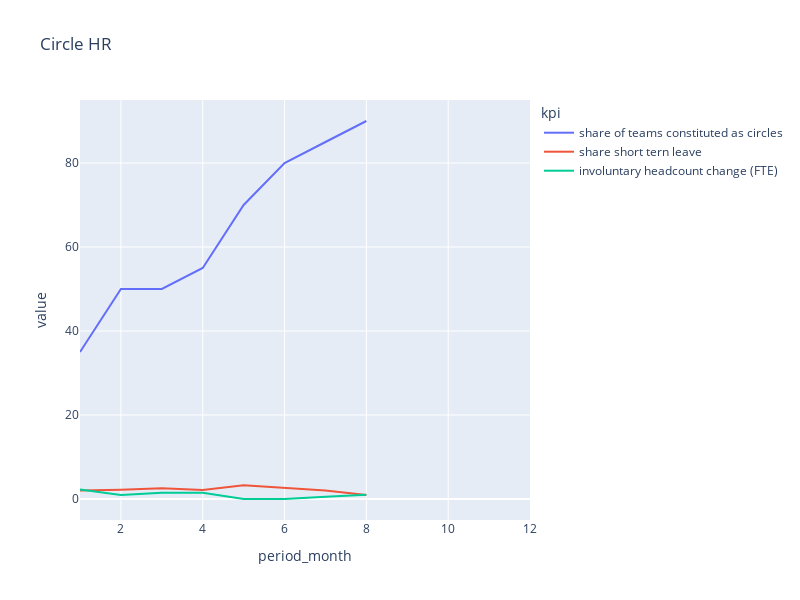
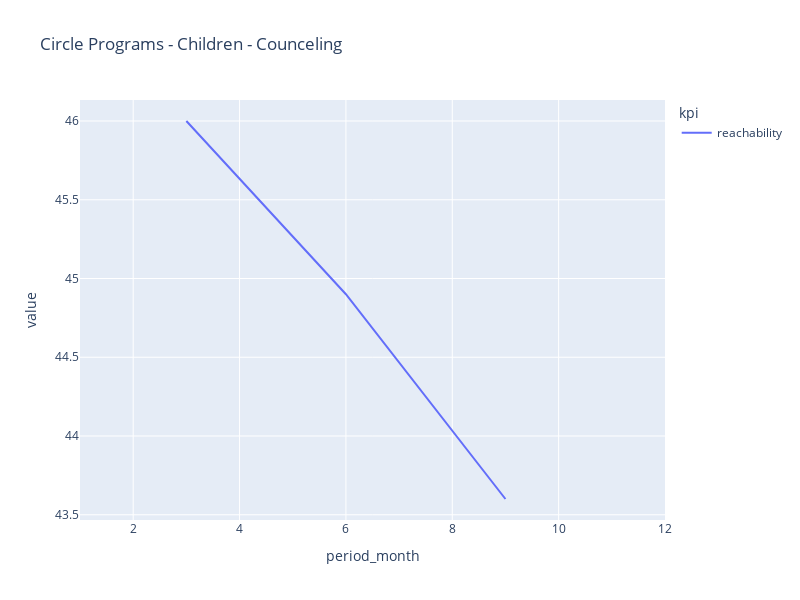
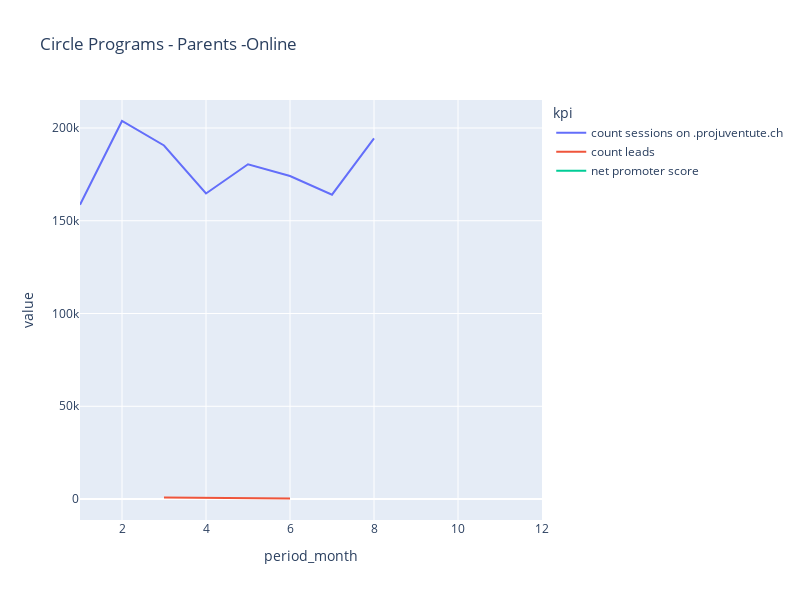
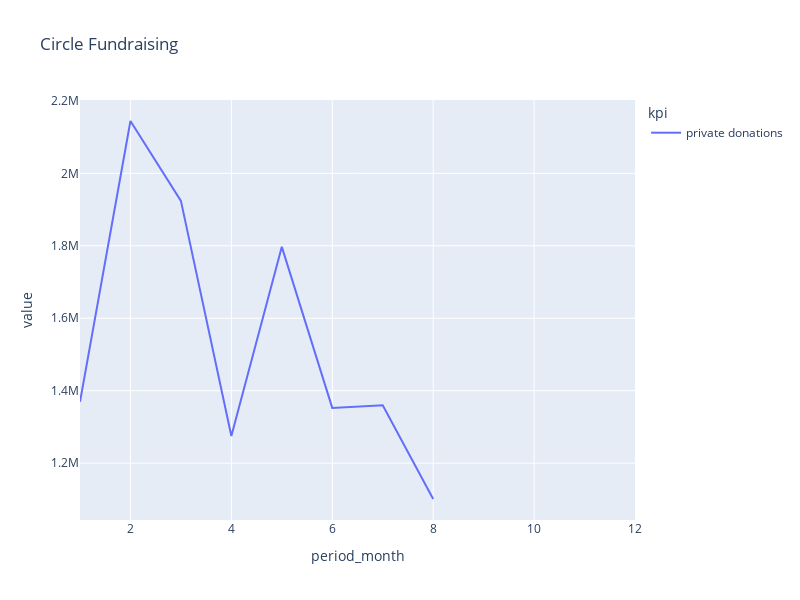

These figures' notebook cell, in order:
### Code cell
# @title
fig = make_subplots(rows=2,cols=3, shared_xaxes=True)
for c in circles:
  temp_df = df[(df.circle==c)]
  fig = px.line(temp_df, x="period_month", y="value",
                color='kpi',title='Circle '+c)

  fig.update_xaxes(range=[1,12])
  fig.update_layout(width=800, height=600)
  fig.show()

### Figure 1 — Plotly figure (JSON) as saved in the notebook; plotly's stock layout.template omitted (floating-point values rounded to 4 significant figures)
{"data": [{"hovertemplate": "kpi=share of teams constituted as circles<br>period_month=%{x}<br>value=%{y}<extra></extra>", "legendgroup": "share of teams constituted as circles", "line": {"color": "#636efa", "dash": "solid"}, "marker": {"symbol": "circle"}, "mode": "lines", "name": "share of teams constituted as circles", "orientation": "v", "showlegend": true, "type": "scatter", "x": [1, 2, 3, 4, 5, 6, 7, 8], "xaxis": "x", "y": [35, 50, 50, 55, 70, 80, 85, 90], "yaxis": "y"}, {"hovertemplate": "kpi=share short tern leave<br>period_month=%{x}<br>value=%{y}<extra></extra>", "legendgroup": "share short tern leave", "line": {"color": "#EF553B", "dash": "solid"}, "marker": {"symbol": "circle"}, "mode": "lines", "name": "share short tern leave", "orientation": "v", "showlegend": true, "type": "scatter", "x": [1, 2, 3, 4, 5, 6, 7, 8], "xaxis": "x", "y": [2.04, 2.2, 2.54, 2.17, 3.3, 2.58, 2.04, 0.93], "yaxis": "y"}, {"hovertemplate": "kpi=involuntary headcount change (FTE)<br>period_month=%{x}<br>value=%{y}<extra></extra>", "legendgroup": "involuntary headcount change (FTE)", "line": {"color": "#00cc96", "dash": "solid"}, "marker": {"symbol": "circle"}, "mode": "lines", "name": "involuntary headcount change (FTE)", "orientation": "v", "showlegend": true, "type": "scatter", "x": [1, 2, 3, 4, 5, 6, 7, 8], "xaxis": "x", "y": [2.26, 0.98, 1.47, 1.46, 0, 0, 0.51, 1.01], "yaxis": "y"}], "layout": {"height": 600, "legend": {"title": {"text": "kpi"}, "tracegroupgap": 0}, "title": {"text": "Circle HR"}, "width": 800, "xaxis": {"anchor": "y", "domain": [0, 1], "range": [1, 12], "title": {"text": "period_month"}}, "yaxis": {"anchor": "x", "domain": [0, 1], "title": {"text": "value"}}}}

### Figure 2 — Plotly figure (JSON) as saved in the notebook; plotly's stock layout.template omitted (floating-point values rounded to 4 significant figures)
{"data": [{"hovertemplate": "kpi=reachability<br>period_month=%{x}<br>value=%{y}<extra></extra>", "legendgroup": "reachability", "line": {"color": "#636efa", "dash": "solid"}, "marker": {"symbol": "circle"}, "mode": "lines", "name": "reachability", "orientation": "v", "showlegend": true, "type": "scatter", "x": [3, 6, 9], "xaxis": "x", "y": [46, 44.9, 43.6], "yaxis": "y"}], "layout": {"height": 600, "legend": {"title": {"text": "kpi"}, "tracegroupgap": 0}, "title": {"text": "Circle Programs - Children - Counceling"}, "width": 800, "xaxis": {"anchor": "y", "domain": [0, 1], "range": [1, 12], "title": {"text": "period_month"}}, "yaxis": {"anchor": "x", "domain": [0, 1], "title": {"text": "value"}}}}

### Figure 3 — Plotly figure (JSON) as saved in the notebook; plotly's stock layout.template omitted (floating-point values rounded to 4 significant figures)
{"data": [{"hovertemplate": "kpi=count sessions on .projuventute.ch<br>period_month=%{x}<br>value=%{y}<extra></extra>", "legendgroup": "count sessions on .projuventute.ch", "line": {"color": "#636efa", "dash": "solid"}, "marker": {"symbol": "circle"}, "mode": "lines", "name": "count sessions on .projuventute.ch", "orientation": "v", "showlegend": true, "type": "scatter", "x": [1, 2, 3, 4, 5, 6, 7, 8], "xaxis": "x", "y": [158611, 203755, 190560, 164663, 180421, 174107, 164059, 194407], "yaxis": "y"}, {"hovertemplate": "kpi=count leads<br>period_month=%{x}<br>value=%{y}<extra></extra>", "legendgroup": "count leads", "line": {"color": "#EF553B", "dash": "solid"}, "marker": {"symbol": "circle"}, "mode": "lines", "name": "count leads", "orientation": "v", "showlegend": true, "type": "scatter", "x": [3, 6], "xaxis": "x", "y": [825, 276], "yaxis": "y"}, {"hovertemplate": "kpi=net promoter score<br>period_month=%{x}<br>value=%{y}<extra></extra>", "legendgroup": "net promoter score", "line": {"color": "#00cc96", "dash": "solid"}, "marker": {"symbol": "circle"}, "mode": "lines", "name": "net promoter score", "orientation": "v", "showlegend": true, "type": "scatter", "x": [12], "xaxis": "x", "y": [35], "yaxis": "y"}], "layout": {"height": 600, "legend": {"title": {"text": "kpi"}, "tracegroupgap": 0}, "title": {"text": "Circle Programs - Parents -Online"}, "width": 800, "xaxis": {"anchor": "y", "domain": [0, 1], "range": [1, 12], "title": {"text": "period_month"}}, "yaxis": {"anchor": "x", "domain": [0, 1], "title": {"text": "value"}}}}

### Figure 4 — Plotly figure (JSON) as saved in the notebook; plotly's stock layout.template omitted (floating-point values rounded to 4 significant figures)
{"data": [{"hovertemplate": "kpi=private donations<br>period_month=%{x}<br>value=%{y}<extra></extra>", "legendgroup": "private donations", "line": {"color": "#636efa", "dash": "solid"}, "marker": {"symbol": "circle"}, "mode": "lines", "name": "private donations", "orientation": "v", "showlegend": true, "type": "scatter", "x": [1, 2, 3, 4, 5, 6, 7, 8], "xaxis": "x", "y": [1369218, 2144446, 1923875, 1274911, 1797114, 1352463, 1359887, 1101047], "yaxis": "y"}], "layout": {"height": 600, "legend": {"title": {"text": "kpi"}, "tracegroupgap": 0}, "title": {"text": "Circle Fundraising"}, "width": 800, "xaxis": {"anchor": "y", "domain": [0, 1], "range": [1, 12], "title": {"text": "period_month"}}, "yaxis": {"anchor": "x", "domain": [0, 1], "title": {"text": "value"}}}}
